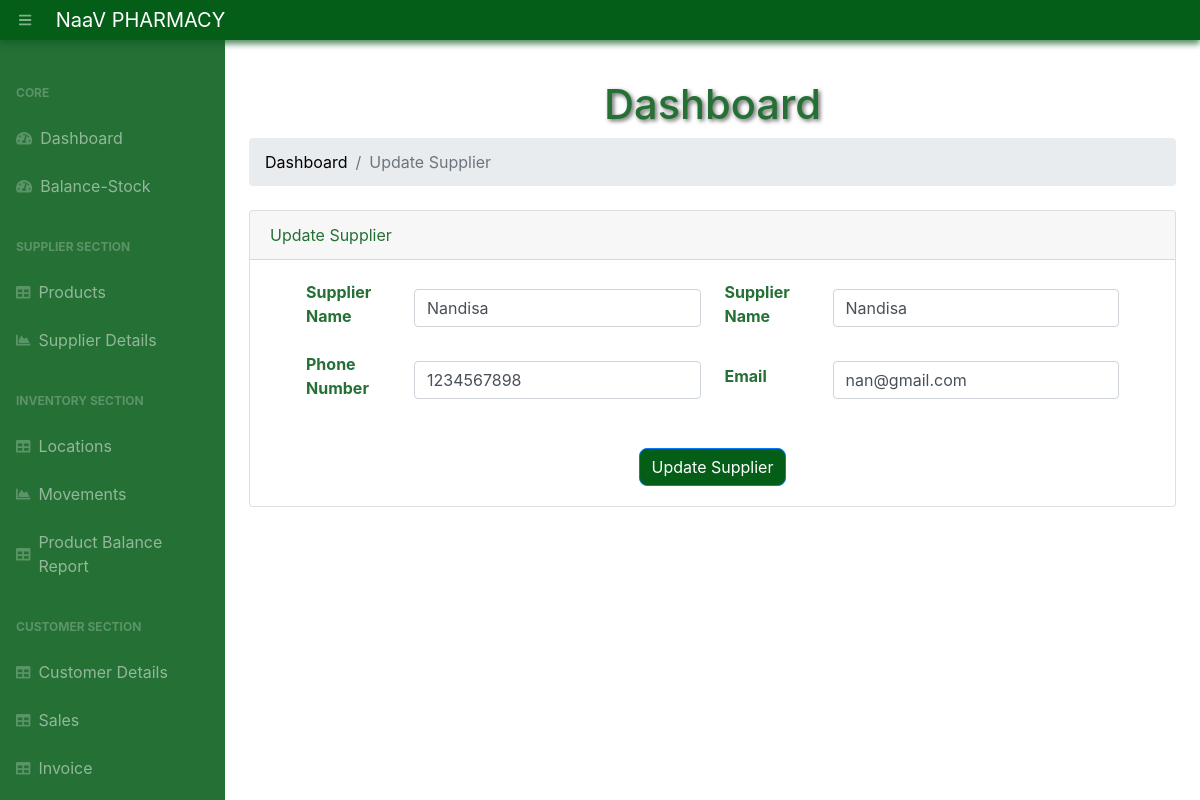
The app's page /update-supplier/1 with its own data.
### app.py (models this page shows, shortened)
class Supplier(db.Model):
    __tablename__ = 'suppliers'
    id = db.Column(db.Integer, primary_key=True)
    supplier_id = db.Column(db.Integer, nullable=False)
    name = db.Column(db.String(100), nullable=False)
    phone = db.Column(db.String(20), nullable=False)
    email = db.Column(db.String(100), nullable=False)
    date_created = db.Column(db.DateTime, default=datetime.utcnow)

### app.py (the view)
@app.route("/update-supplier/<int:id>", methods=["POST", "GET"])
def updateSupplier(id):
    supplier = Supplier.query.get_or_404(id)
    if request.method == "POST":
        supplier.supplier_id = request.form["supplier_id"]
        supplier.name = request.form["name"]
        supplier.phone = request.form["phone"]
        supplier.email = request.form["email"]
        try:
            db.session.commit()
            return redirect("/suppliers/")
        except:
            return "There was an issue while updating the Supplier"
    else:
        return render_template("update-supplier.html", supplier=supplier)

### templates/update-supplier.html (shortened to what this page needs)
{% extends 'base.html' %}
{% block content %}
<main>
    <div class="container-fluid">
        <h1 class="mt-4">Dashboard</h1>
        <ol class="breadcrumb mb-4">
            <li class="breadcrumb-item"><a href="/">Dashboard</a></li>
            <li class="breadcrumb-item active">Update Supplier</li>
        </ol>
        <div class="card mb-5">
            <div class="card-header">Update Supplier</div>
            <div class="card-body">
                <form action="/update-supplier/{{supplier.id}}" method="POST">
                    <div class="container">
                        <div class="d-flex flex-wrap">
                            <div class="col-md-6 mb-3 d-flex align-items-center">
                                <label for="supplier_id" class="mr-2 form-label"><b>Supplier Name</b></label>
                                <input class="form-control flex-grow-1" value="{{supplier.name}}" name="name" id="name" type="text" placeholder="Enter Supplier Name" required />
                            </div>
                            <div class="col-md-6 mb-3 d-flex align-items-center">
                                <label for="name" class="mr-2 form-label"><b>Supplier Name</b></label>
                                <input class="form-control flex-grow-1" value="{{supplier.name}}" name="name" id="name" type="text" placeholder="Enter Supplier Name" required />
                            </div>
                            <div class="col-md-6 mb-3 d-flex align-items-center">
                                <label for="phone" class="mr-2 form-label"><b>Phone Number</b></label>
                                <input class="form-control flex-grow-1" value="{{supplier.phone}}" name="phone" id="phone" type="text" placeholder="Enter Phone Number" required />
                            </div>
                            <div class="col-md-6 mb-3 d-flex align-items-center">
                                <label for="email" class="mr-2 form-label"><b>Email</b></label>
                                <input class="form-control flex-grow-1" value="{{supplier.email}}" name="email" id="email" type="email" placeholder="Enter Email" required />
                            </div>
                        </div>
                    </div>
                    <div class="form-group mt-4 mb-0 text-center">
                        <input type="submit" class="btn btn-primary btn-submit" value="Update Supplier" class="btn btn-primary">
                    </div>
                </form>
            </div>
        </div>
    </div>
</main>
{% endblock %}

### records on screen
Supplier: name "Nandisa", phone "1234567898", email "nan@gmail.com"
